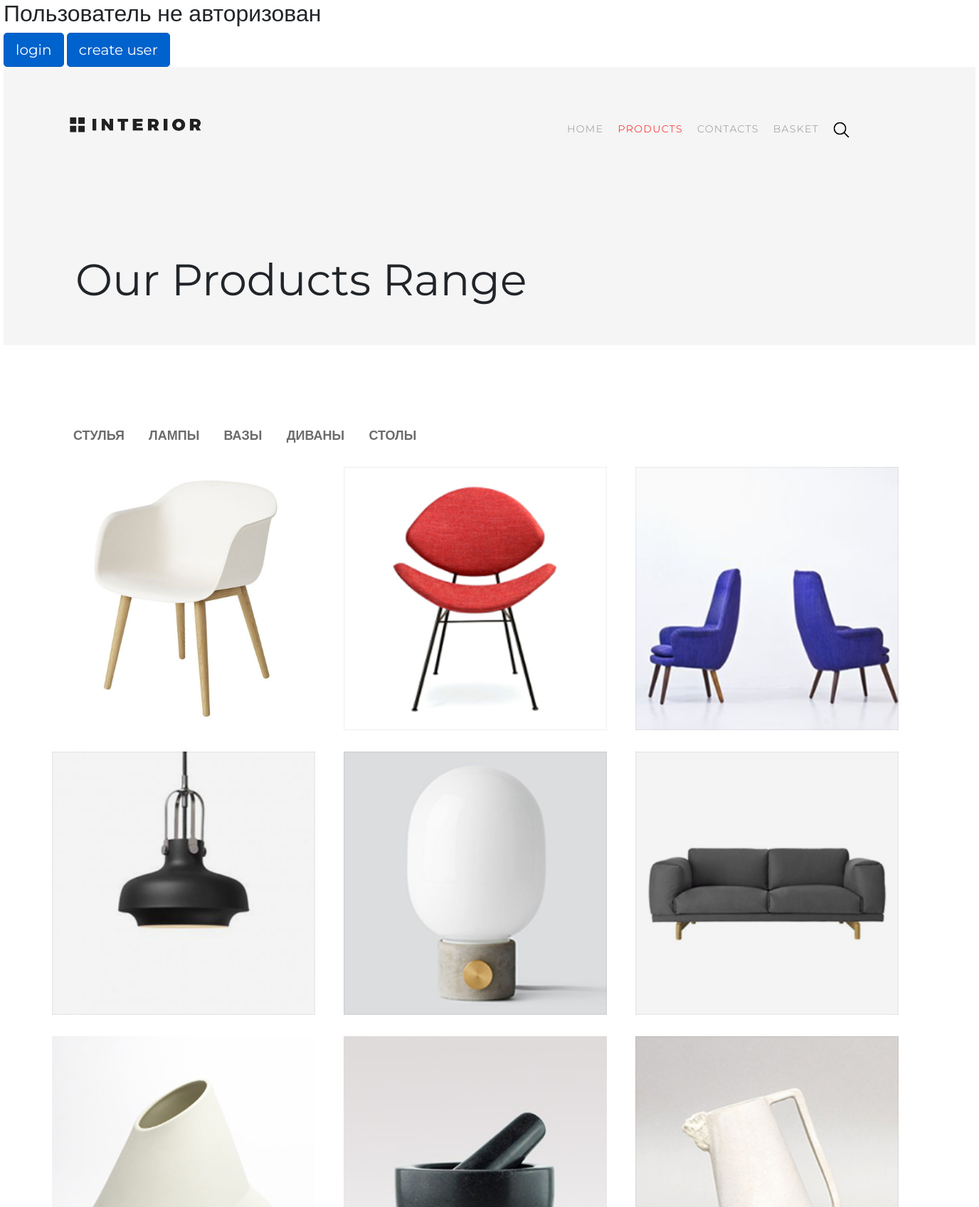
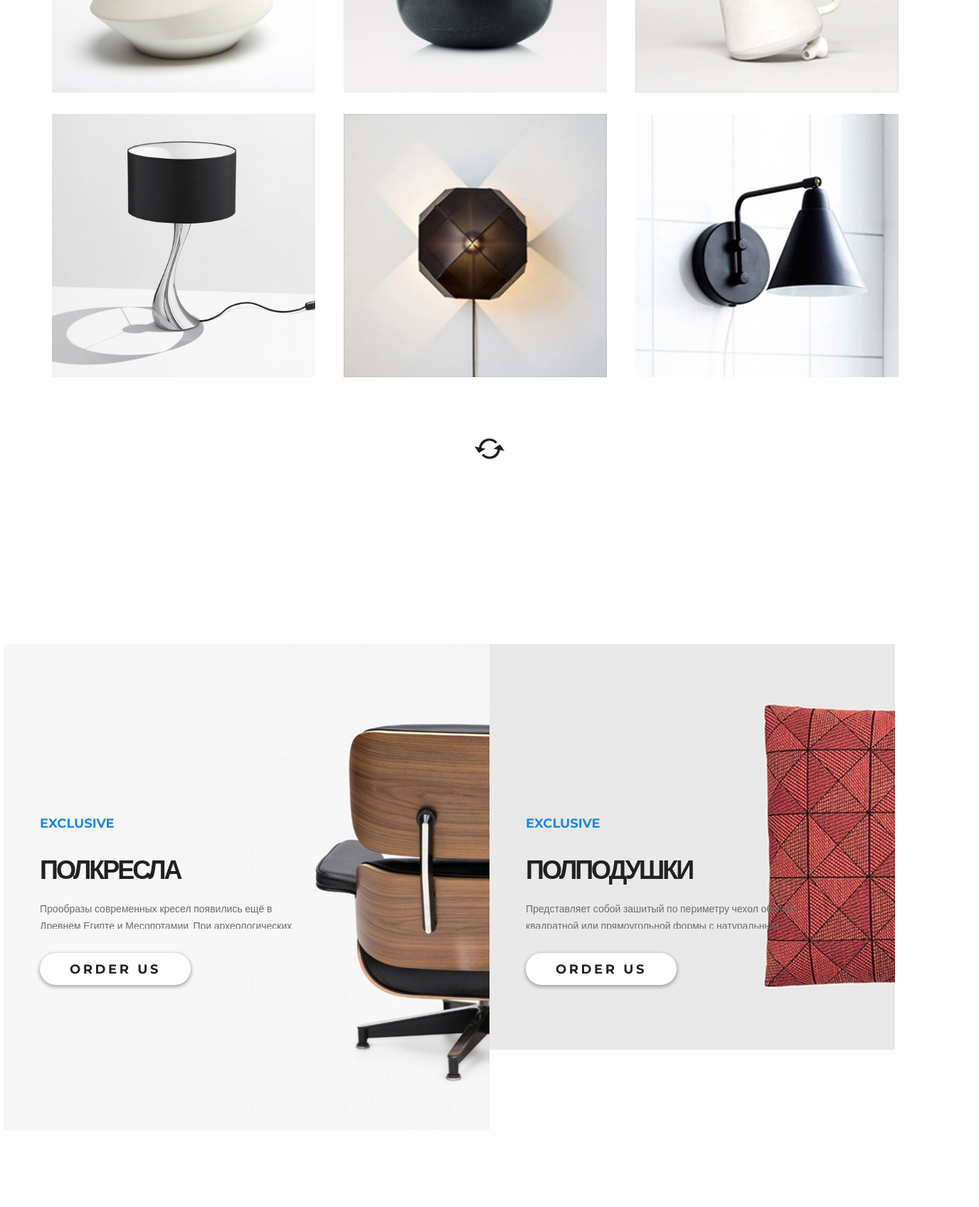
Screenshot of /products/ (upper part) with the database file from the repository (2 pictures, top to bottom).
### mainapp/models.py (models this page shows, shortened)
class ProductCategory (models.Model):
    class Meta:
        verbose_name = 'Категория'
        verbose_name_plural = 'Категории'
    name = models.CharField(verbose_name='имя', max_length=64, unique=True)
    description = models.TextField(verbose_name='описание', blank=True)

class Product(models.Model):
    class Meta:
        verbose_name = 'Продукт'
        verbose_name_plural = 'Продукты'
    category = models.ForeignKey(ProductCategory, on_delete=models.CASCADE)
    name = models.CharField(verbose_name='имя продукта', max_length=128)
    image = models.ImageField(upload_to='products_images', blank=True)
    short_desc = models.CharField(verbose_name='краткое описание продукта', max_length=60, blank=True)
    description = models.TextField(verbose_name='описание продукта', blank=True)
    price = models.DecimalField(verbose_name='цена', max_digits=8, decimal_places=2, default=0)
    quantity = models.PositiveIntegerField(verbose_name='в наличии', default=0)
    is_hot = models.BooleanField(verbose_name='горячее предложение', default=False)

### mainapp/views.py (the view)
# urls.py: path('products/', include( 'mainapp.urls', namespace='products')),
def products(request, pk=None):
    if pk:
        category = get_object_or_404(ProductCategory, pk=pk)
        products = Product.objects.filter(category=category)
        media = '../../media/'
    else:
        products = Product.objects.all()[:12]
        media = '../media/'
    hot_product = []
    hot_product.append(Product.objects.filter(is_hot=True).order_by('?').first())
    hot_product.append(Product.objects.filter(is_hot=True).order_by('?').first())
    content = {
               'links_sec_menu': links_sec_menu,
               'products_12': products,
               'titles': titles,
               'hot_product': hot_product,
               'media': media,
               }
    return render(request, 'mainapp/catalog.html', content)

### mainapp/templates/mainapp/catalog.html (shortened to what this page needs)
{% extends 'mainapp/base.html' %}
{% load staticfiles %}
{% block css %}
    {{ block.super}}
    <link rel="stylesheet" type="text/css" href="{% static '/css/style_deals.css' %}">
    <link rel="stylesheet" type="text/css" href="{% static '/css/style_contacts.css' %}">
{% endblock %}
{% block header %}
    {{block.super}}
    <h1>Our Products Range</h1>
{% endblock %}
{% block content %}
            {% include 'mainapp/includes/inc_sec_menu.html' %}
            {% for product in products_12 %}
                {% if forloop.counter|add:2|divisibleby:3 %}
                    <div class="trends row row_3">
                {% endif %}
                    <div class="product col-lg-4">
                        <img src="{{ media }}{{ product.image }}" alt="Картинка не прогрузилась">
                    </div>
                {% if forloop.counter|divisibleby:3 or forloop.last %}
                    </div>
                {% endif %}
            {% endfor %}
            <div class="row ring">
                <a href="/"><img src="/static/img/ring.png" alt="Картинка не прогрузилась"></a>
            </div>
            <div class="row level_2">
                {% include 'mainapp/includes/inc_prod_2.html' %}
            </div>
{% endblock %}

### mainapp/templates/mainapp/includes/inc_sec_menu.html (shortened to what this page needs)
{% load staticfiles %}
{% block menu %}
    <div class="categories">
        <ul>
            {% for link in links_sec_menu %}
                <li><a href="{% url 'products:category' link.id %}"
                       class="">
                       {{ link.name }}
                    </a>
                </li>
            {% endfor %}
        </ul>
    </div>
{% endblock %}

### mainapp/templates/mainapp/includes/inc_prod_2.html
{% load staticfiles %}
{% block prod_2 %}
    {% for prod in hot_product %}
             <div class="col-lg-6 promo">
                    <img src="../media/{{ prod.image }}" alt="Картинка не прогрузилась">
                    <div class="slider-content">
                        <h3>exclusive</h3>
                        <h1>{{prod.name}}</h1>
                        <p>{{prod.description}}</p>
                        <a class="order" href="">
                            order us
                        </a>
                    </div>
             </div>
    {% endfor %}
{% endblock %}

### static/css/style.css (style rules this page uses)
body { font-family: 'Montserrat', sans-serif; max-width: 1366px; min-width: 800px; margin: 0 auto; }
html, body { height: 100%; }
* { padding: 0; margin: 0; }
a { text-decoration: none; }
li { list-style-type: none; }
.slider-content { width: 458px; margin: 280px 0 0 98px; }
.slider-content h1 { color: #212121; font-size: 62px; font-weight: 300; text-transform: uppercase; letter-spacing: -3px; margin-bottom: 10px; }
.slider-content h3 { color: #43a047; font-size: 18px; font-weight: 700; line-height: 48px; text-transform: uppercase; letter-spacing: 0px; }
.slider-content p { color: #6c6c6c; font-size: 14px; font-weight: 300; line-height: 24px; margin-bottom: 10px; }
.order { display: block; font-size: 18px; font-weight: 700; text-transform: uppercase; color: #212121; letter-spacing: 3.6px; width: 212px; height: 45px; box-shadow: 0 2px 5px 1px rgba(33, 33, 33, 0.35); border-radius: 23px; background-color: #ffffff; line-height: 47px; padding-left: 31px; }
.col-lg-6, .col-lg-4 { padding: 0; }
.product { height: 270px; margin: 0px; padding: 0; }
.product img { position: absolute; }
.row_3 img { width: 370px; height: 370px; }
.level_2 { margin-top: 120px; height: 683px; }
.promo img { position: absolute; z-index: -1; }
.promo .slider-content { margin: 228px 0 0 51px; width: 380px; }
.promo .slider-content h1 { font-size: 36px; font-weight: 700; margin-bottom: 20px; }
.promo .slider-content h3 { color: #1e88e5; margin-bottom: 20px; }
.promo .slider-content p { max-height: 40px; margin-bottom: 34px; overflow: hidden; }

### static/css/style_deals.css (style rules this page uses)
.categories { width: 100%; background-color: #f4f4f4; }
.categories ul { margin: 0; text-align: center; }
.categories li { margin: 15px; padding: 0; display: inline-block; }
.categories a { color: #6c6c6c; font-size: 18px; font-weight: 700; text-transform: uppercase; }
.order { color: #ffffff; font-size: 22px; font-weight: 700; line-height: 24.01px; letter-spacing: 4.4px; width: 510px; height: 71px; box-shadow: 0 2px 5px 1px rgba(33, 33, 33, 0.35); border-radius: 35px; background: #f44336; padding: 27px 0 0 0; text-align: center; margin: 31px auto 49px; }
.product { height: 370px; margin: 15px 0; padding: 0; }

### static/css/style_contacts.css (style rules this page uses)
.header h1 { font-size: 62px; font-weight: 400; line-height: 72px; margin: 171px 0 0 101px; }
.categories { background-color: #fff; }
.categories ul { text-align: unset; }
.ring a { display: block; margin: 71px auto 140px; }
.order { display: block; font-size: 18px; font-weight: 700; text-transform: uppercase; color: #212121; letter-spacing: 3.6px; width: 212px; height: 45px; box-shadow: 0 2px 5px 1px rgba(33, 33, 33, 0.35); border-radius: 23px; background-color: #ffffff; line-height: 47px; padding-left: 31px; padding: 0 31px 0; margin: 0; }
.level_2 { width: 1366px; margin-left: -83px; }

### rows the page displays
ProductCategory: name "СТУЛЬЯ"
ProductCategory: name "ЛАМПЫ"
ProductCategory: name "ВАЗЫ"
ProductCategory: name "ДИВАНЫ"
ProductCategory: name "СТОЛЫ"
Product: image (picture)
Product: image (picture)
Product: shows a picture
Product: image (picture)
Product: image (picture)
Product: image (picture)
Product: image (picture)
Product: image (picture)
Product: image (picture)
Product: image (picture)
Product: image (picture)
Product: image (picture)
Product: image (picture), name "ПОЛКРЕСЛА", description "Прообразы современных кресел появились ещё в…"
Product: image (picture), name "ПОЛПОДУШКИ", description "Представляет собой зашитый по периметру чехол обычно…"
